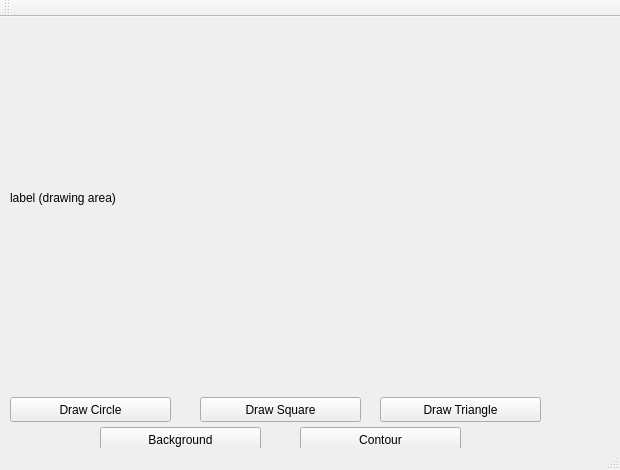
<?xml version="1.0" encoding="UTF-8"?>
<ui version="4.0">
 <class>MainWindow</class>
 <widget class="QMainWindow" name="MainWindow">
  <property name="geometry">
   <rect>
    <x>0</x>
    <y>0</y>
    <width>620</width>
    <height>470</height>
   </rect>
  </property>
  <property name="windowTitle">
   <string>MainWindow</string>
  </property>
  <widget class="QWidget" name="centralWidget">
   <widget class="QLabel" name="label_draw_area">
    <property name="geometry">
     <rect>
      <x>10</x>
      <y>0</y>
      <width>601</width>
      <height>361</height>
     </rect>
    </property>
    <property name="text">
     <string>label (drawing area)</string>
    </property>
   </widget>
   <widget class="QPushButton" name="b_draw_circle">
    <property name="geometry">
     <rect>
      <x>10</x>
      <y>380</y>
      <width>161</width>
      <height>25</height>
     </rect>
    </property>
    <property name="text">
     <string>Draw Circle</string>
    </property>
   </widget>
   <widget class="QPushButton" name="b_draw_square">
    <property name="geometry">
     <rect>
      <x>200</x>
      <y>380</y>
      <width>161</width>
      <height>25</height>
     </rect>
    </property>
    <property name="text">
     <string>Draw Square</string>
    </property>
   </widget>
   <widget class="QPushButton" name="b_draw_triangle">
    <property name="geometry">
     <rect>
      <x>380</x>
      <y>380</y>
      <width>161</width>
      <height>25</height>
     </rect>
    </property>
    <property name="text">
     <string>Draw Triangle</string>
    </property>
   </widget>
   <widget class="QPushButton" name="a_color_1">
    <property name="geometry">
     <rect>
      <x>100</x>
      <y>410</y>
      <width>161</width>
      <height>25</height>
     </rect>
    </property>
    <property name="text">
     <string>Background</string>
    </property>
   </widget>
   <widget class="QPushButton" name="a_color_2">
    <property name="geometry">
     <rect>
      <x>300</x>
      <y>410</y>
      <width>161</width>
      <height>25</height>
     </rect>
    </property>
    <property name="text">
     <string>Contour</string>
    </property>
   </widget>
  </widget>
  <widget class="QToolBar" name="mainToolBar">
   <attribute name="toolBarArea">
    <enum>TopToolBarArea</enum>
   </attribute>
   <attribute name="toolBarBreak">
    <bool>false</bool>
   </attribute>
  </widget>
  <widget class="QStatusBar" name="statusBar"/>
 </widget>
 <layoutdefault spacing="6" margin="11"/>
 <resources/>
 <connections/>
</ui>
